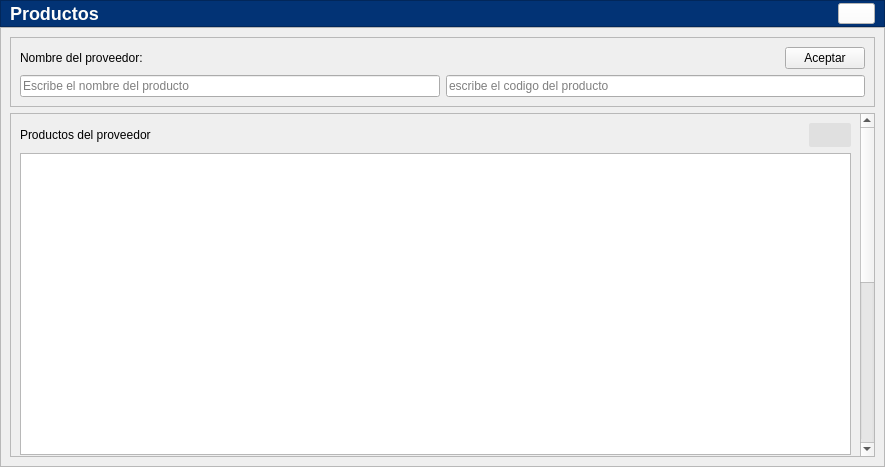
<?xml version="1.0" encoding="UTF-8"?>
<ui version="4.0">
 <class>Seleccion_Productos_Proveedor</class>
 <widget class="QWidget" name="Seleccion_Productos_Proveedor">
  <property name="geometry">
   <rect>
    <x>0</x>
    <y>0</y>
    <width>885</width>
    <height>467</height>
   </rect>
  </property>
  <property name="windowTitle">
   <string>Form</string>
  </property>
  <property name="styleSheet">
   <string notr="true">#contenedor_encabezado{
background: #023375;
max-height: 25px;
}
#etiqueta_encabezado_productosProveedor{
color: #fffefb;
font-size: 18px;
font-weight:bold;
font-family:&quot;Arial&quot;;
}
[objectName*=&quot;etiqueta_&quot;]{
font-size:14px;
font-family: Arial;
font-weight:bold;
color: #1d1c1c;
}
[objectName*=&quot;txt_&quot;]{
background: #F5F5F5;
border:none;
border-radius: 5px;
color: #1d1c1c;
font-size: 14px;
border-bottom: 1px solid #787878;
}
[objectName*=&quot;txt_&quot;]:focus{
border-bottom: 2px solid #023375;
}
[objectName*=&quot;btn_&quot;]{
background: #00619a;
font-size: 14px;
font-family: Arial;
font-weight: bold;
min-height: 25px;
border: none;
border-radius: 5px;
color: #fffefb;
padding: 3px 5px;
}
[objectName*=&quot;btn_aceptar&quot;]:hover{
background: #68a67d;
}
[objectName*=&quot;btn_aceptar&quot;]:pressed{
background: #578B69;
}
#btn_cerrar{
background: #fffefb;
min-height:15px;
min-width:15px;
}
#btn_cerrar:pressed{
background: rgb(222, 221, 218);
}


#btn_RefrescarTabla{
border-radius: 2px;
background: #e0e0e0;
padding: 5px;
}
#btn_RefrescarTabla:hover{
background: rgb(179, 179, 179);
}
#btn_RefrescarTabla:pressed{
background: #b6ccd8 ;
}

[objectName*=&quot;tabla_&quot;] {
    font-family: Arial;
    font-size: 14px;
}
/* Encabezados de la tabla */
[objectName*=&quot;tabla_&quot;] QHeaderView::section {
    background-color: #023375;
    color: white;
    font-family: &quot;Arial&quot;;
    font-size: 14px;
    padding: 5px;
    border: 1px solid gray;
}

/* Encabezado horizontal */
[objectName*=&quot;tabla_&quot;] QHeaderView::horizontal {
    background-color: #023375;
    color: white;
}

/* Encabezado vertical */
[objectName*=&quot;tabla_&quot;] QHeaderView::vertical {
    background-color: #023375;
    color: white;
}
#tabla_productosProveedor{
min-height: 300px;
}
#tabla_productosParaOrden{
min-height: 300px;
}</string>
  </property>
  <layout class="QGridLayout" name="gridLayout">
   <property name="leftMargin">
    <number>0</number>
   </property>
   <property name="topMargin">
    <number>0</number>
   </property>
   <property name="rightMargin">
    <number>0</number>
   </property>
   <property name="bottomMargin">
    <number>0</number>
   </property>
   <property name="spacing">
    <number>0</number>
   </property>
   <item row="0" column="0">
    <widget class="QFrame" name="contenedor_encabezado">
     <property name="frameShape">
      <enum>QFrame::StyledPanel</enum>
     </property>
     <property name="frameShadow">
      <enum>QFrame::Raised</enum>
     </property>
     <layout class="QHBoxLayout" name="horizontalLayout">
      <property name="spacing">
       <number>0</number>
      </property>
      <property name="topMargin">
       <number>2</number>
      </property>
      <property name="bottomMargin">
       <number>2</number>
      </property>
      <item>
       <widget class="QLabel" name="etiqueta_encabezado_productosProveedor">
        <property name="text">
         <string>Productos</string>
        </property>
       </widget>
      </item>
      <item>
       <spacer name="horizontalSpacer">
        <property name="orientation">
         <enum>Qt::Horizontal</enum>
        </property>
        <property name="sizeHint" stdset="0">
         <size>
          <width>743</width>
          <height>4</height>
         </size>
        </property>
       </spacer>
      </item>
      <item>
       <widget class="QPushButton" name="btn_cerrar">
        <property name="cursor">
         <cursorShape>PointingHandCursor</cursorShape>
        </property>
        <property name="text">
         <string/>
        </property>
        <property name="icon">
         <iconset resource="../../Source/ibootstrap.qrc">
          <normaloff>:/Icons/Bootstrap/x-lg.svg</normaloff>:/Icons/Bootstrap/x-lg.svg</iconset>
        </property>
       </widget>
      </item>
     </layout>
    </widget>
   </item>
   <item row="1" column="0">
    <widget class="QFrame" name="contenedor_cuerpo">
     <property name="frameShape">
      <enum>QFrame::StyledPanel</enum>
     </property>
     <property name="frameShadow">
      <enum>QFrame::Raised</enum>
     </property>
     <layout class="QGridLayout" name="gridLayout_4">
      <item row="0" column="0">
       <widget class="QFrame" name="contenedor_opciones_superiores">
        <property name="frameShape">
         <enum>QFrame::StyledPanel</enum>
        </property>
        <property name="frameShadow">
         <enum>QFrame::Raised</enum>
        </property>
        <layout class="QGridLayout" name="gridLayout_2">
         <item row="0" column="0">
          <widget class="QLabel" name="etiqueta_nombredelproveedor">
           <property name="text">
            <string>Nombre del proveedor: </string>
           </property>
          </widget>
         </item>
         <item row="0" column="1" alignment="Qt::AlignRight">
          <widget class="QPushButton" name="btn_aceptar">
           <property name="cursor">
            <cursorShape>PointingHandCursor</cursorShape>
           </property>
           <property name="toolTip">
            <string>Terminar la selección</string>
           </property>
           <property name="text">
            <string>Aceptar</string>
           </property>
          </widget>
         </item>
         <item row="1" column="0" colspan="2">
          <layout class="QHBoxLayout" name="horizontalLayout_2">
           <item>
            <widget class="QLineEdit" name="txt_nombredelproducto">
             <property name="placeholderText">
              <string>Escribe el nombre del producto</string>
             </property>
             <property name="clearButtonEnabled">
              <bool>true</bool>
             </property>
            </widget>
           </item>
           <item>
            <widget class="QLineEdit" name="txt_codigodelproducto">
             <property name="placeholderText">
              <string>escribe el codigo del producto</string>
             </property>
             <property name="clearButtonEnabled">
              <bool>true</bool>
             </property>
            </widget>
           </item>
          </layout>
         </item>
        </layout>
       </widget>
      </item>
      <item row="1" column="0">
       <widget class="QScrollArea" name="contenedor_area">
        <property name="widgetResizable">
         <bool>true</bool>
        </property>
        <widget class="QWidget" name="scrollAreaWidgetContents">
         <property name="geometry">
          <rect>
           <x>0</x>
           <y>0</y>
           <width>849</width>
           <height>709</height>
          </rect>
         </property>
         <layout class="QGridLayout" name="gridLayout_3">
          <item row="0" column="0">
           <widget class="QLabel" name="etiqueta_tablaproductosproveedor">
            <property name="text">
             <string>Productos del proveedor</string>
            </property>
           </widget>
          </item>
          <item row="0" column="1">
           <spacer name="horizontalSpacer_2">
            <property name="orientation">
             <enum>Qt::Horizontal</enum>
            </property>
            <property name="sizeHint" stdset="0">
             <size>
              <width>619</width>
              <height>20</height>
             </size>
            </property>
           </spacer>
          </item>
          <item row="0" column="2">
           <widget class="QPushButton" name="btn_RefrescarTabla">
            <property name="cursor">
             <cursorShape>PointingHandCursor</cursorShape>
            </property>
            <property name="toolTip">
             <string>Refrescar tabla productos proveedor</string>
            </property>
            <property name="text">
             <string/>
            </property>
            <property name="icon">
             <iconset resource="../../Source/iconsdvg.qrc">
              <normaloff>:/Icons/IconosSVG/base_datos_refresh.png</normaloff>:/Icons/IconosSVG/base_datos_refresh.png</iconset>
            </property>
           </widget>
          </item>
          <item row="1" column="0" colspan="3">
           <widget class="QTableView" name="tabla_productosProveedor"/>
          </item>
          <item row="4" column="0" colspan="3">
           <widget class="QLabel" name="etiqueta_tablaproductosparaorden">
            <property name="text">
             <string>Productos para orden de compra</string>
            </property>
           </widget>
          </item>
          <item row="5" column="0" colspan="3">
           <widget class="QTableView" name="tabla_productosParaOrden"/>
          </item>
          <item row="3" column="0" colspan="3">
           <widget class="Line" name="line_2">
            <property name="orientation">
             <enum>Qt::Horizontal</enum>
            </property>
           </widget>
          </item>
          <item row="2" column="0" colspan="3">
           <widget class="Line" name="line">
            <property name="orientation">
             <enum>Qt::Horizontal</enum>
            </property>
           </widget>
          </item>
         </layout>
        </widget>
       </widget>
      </item>
     </layout>
    </widget>
   </item>
  </layout>
 </widget>
 <resources>
  <include location="../../Source/ibootstrap.qrc"/>
  <include location="../../Source/iconsdvg.qrc"/>
 </resources>
 <connections/>
</ui>
